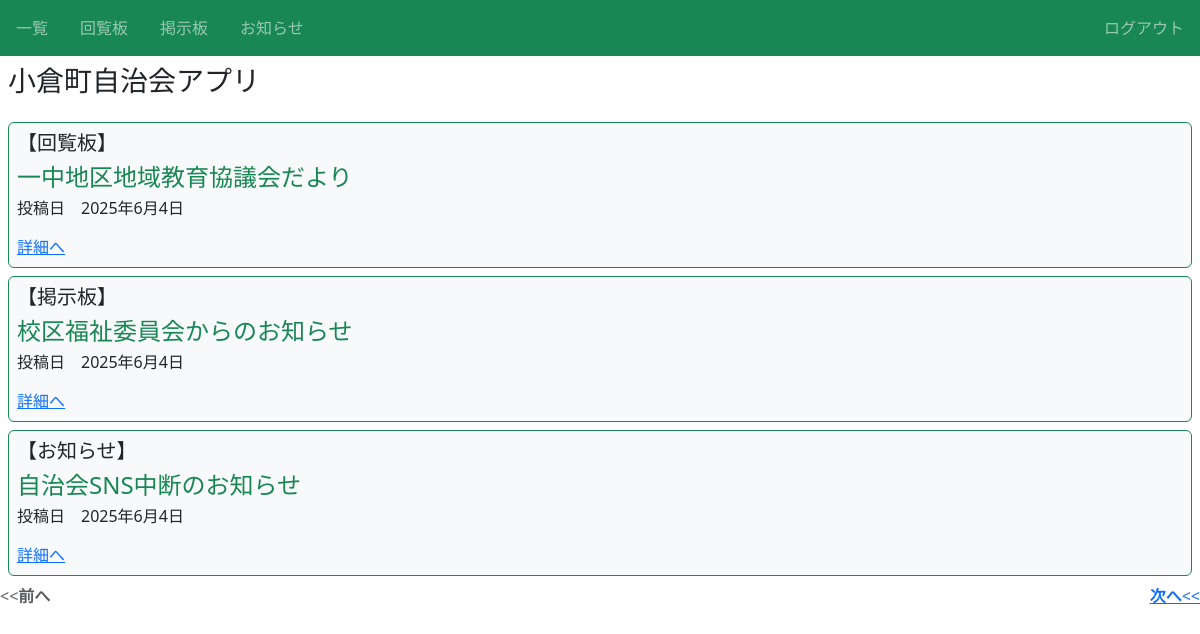
Before: / (signed in) with the older database file.
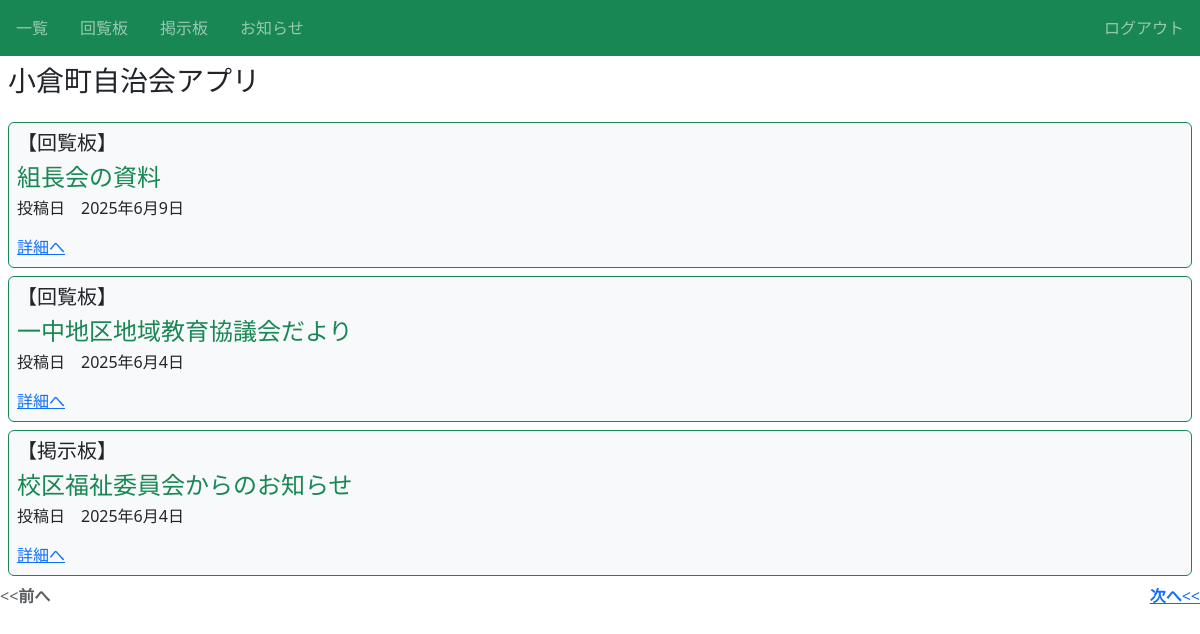
After: the same page with the newer database file.
### j_sns/models.py (models this page shows, shortened)
class Info(models.Model):
    category = models.CharField(
        max_length=50,
        choices = CATEGORY
        )
    title = models.CharField(max_length=250,verbose_name='タイトル')
    content = models.TextField(verbose_name='内容')
    created_at = models.DateField(
        auto_now_add=True,
        blank=True,
        verbose_name='投稿日'
        )
    thumbnail1 = models.ImageField(null=True, blank=True)
    thumbnail2 = models.ImageField(null=True, blank=True)
    thumbnail3 = models.ImageField(null=True, blank=True)
    file = models.FileField(upload_to='uploads/', null=True, blank=True)  # ファイルをアッ
    user = models.ForeignKey(User, on_delete=models.CASCADE)

### j_sns/views.py (the view)
# urls.py: path('', views.index_view, name='index'),
@login_required(login_url='/accounts/login/')  # ログインページのURLを指定
def index_view(request):
    object_list = Info.objects.all().order_by('-created_at')
    paginator = Paginator(object_list, ITEM_PER_PAGE)
    page_number = request.GET.get('page',1)
    page_obj = paginator.page(page_number)
    return render(request, 'j_sns/index.html', {'page_obj': page_obj},)

### j_sns/templates/j_sns/index.html (shortened to what this page needs)
{% extends 'base.html' %}
{% block h1 %}小倉町自治会アプリ{% endblock %}
{% block content %}
    {% for item in page_obj.object_list %}
    <div class="p-2 m-2 bg-light border border-success rounded">
        <h5>【{{ item.get_category_display }}】</h5>
        <h4 class="text-success">{{ item.title }}</h4>
        <h6 >投稿日　{{ item.created_at }}</h6>
        <div class="mt-3">
            <a href="{% url 'detail-jsns' item.pk %}">詳細へ</a>
        </div>
    </div>
    {% endfor %}
    {% include 'j_sns/components/pagenation.html' %}
{% endblock content %}

Changed rows visible on the page:
no longer on this page (row unchanged): Info: category "お知らせ", title "自治会SNS中断のお知らせ", created_at "2025年6月4日"
added Info: category "回覧板", title "組長会の資料", created_at "2025年6月9日"
